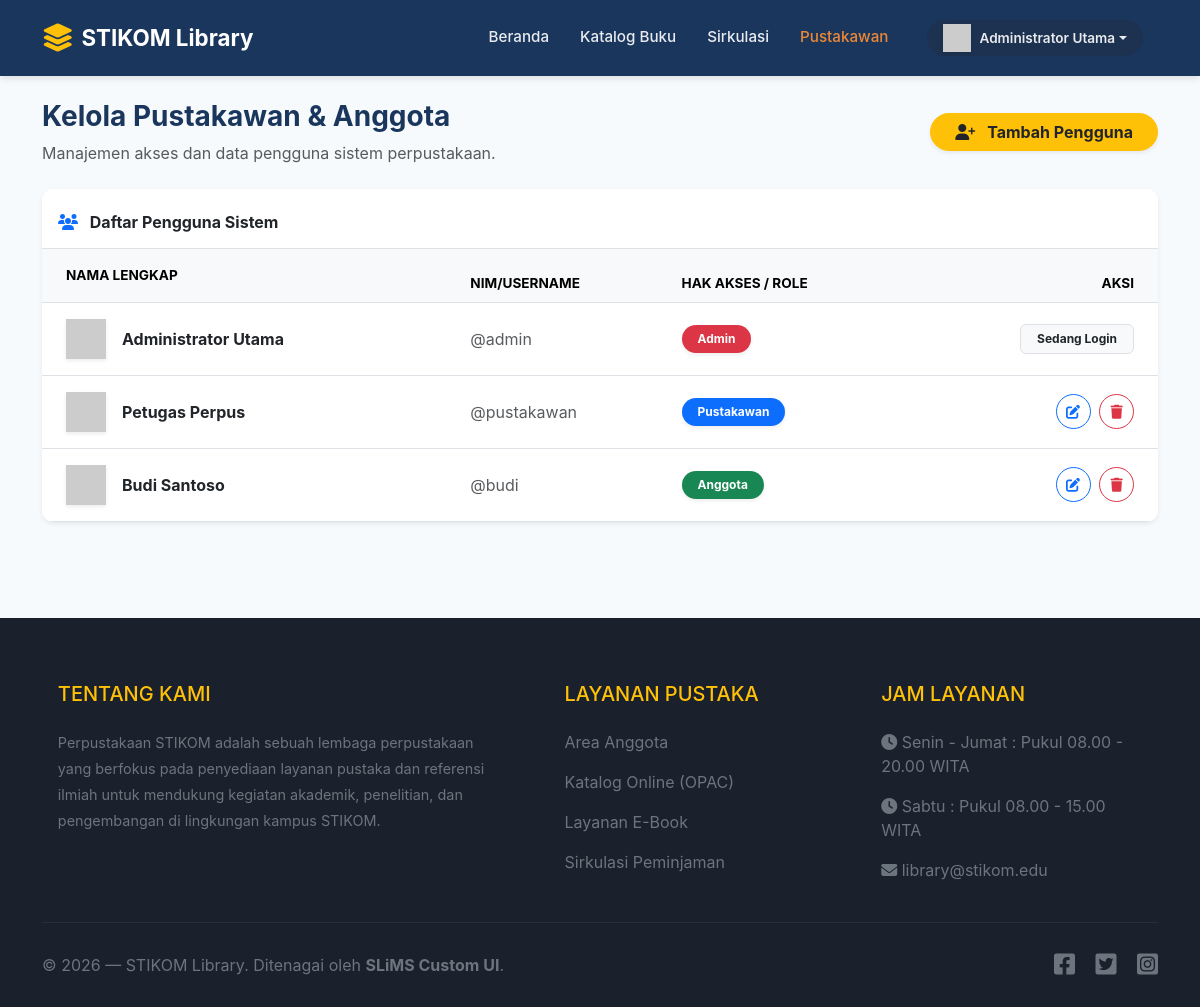
Before: /pengguna.php (signed in) with the older database file.
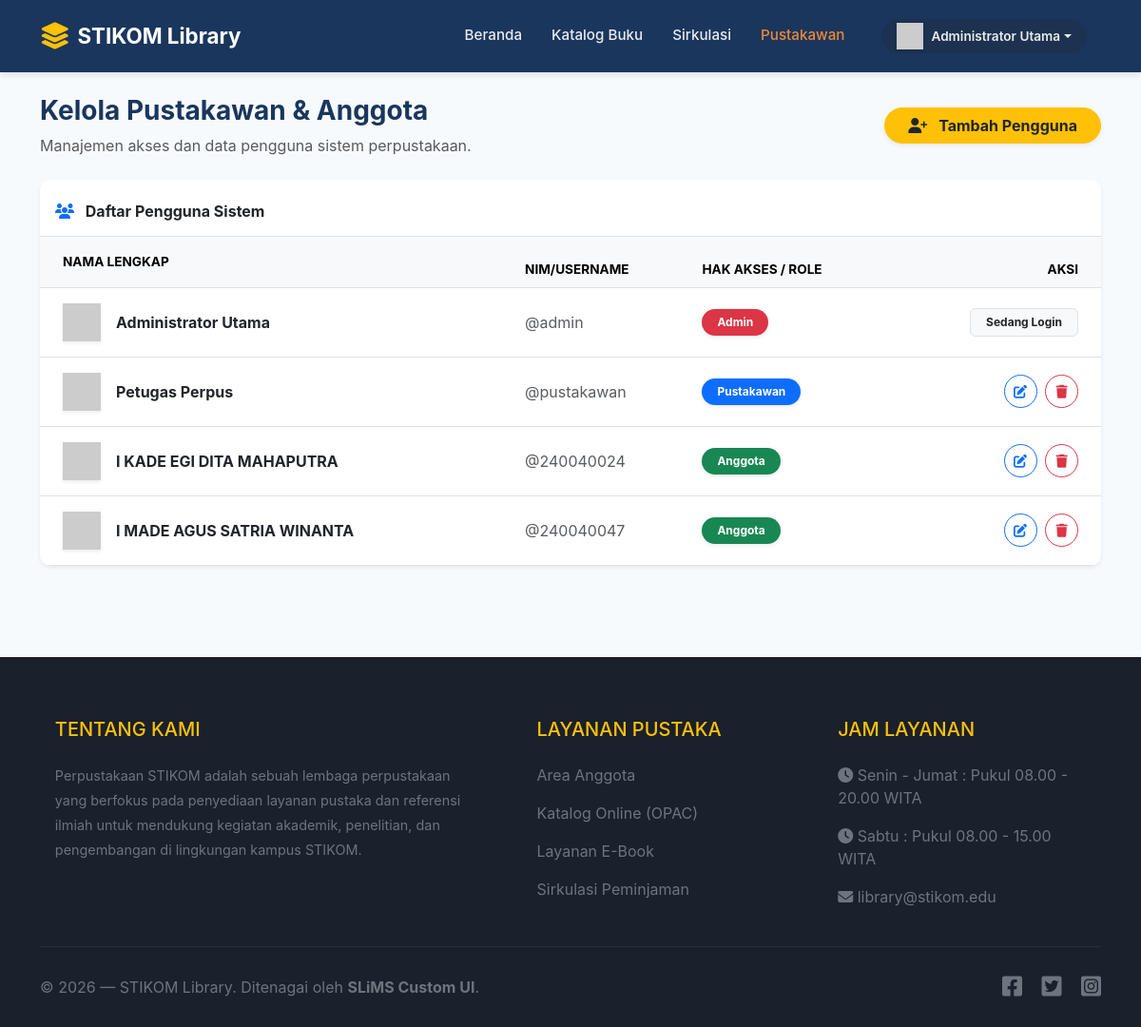
After: the same page with the newer database file.
### tables this page shows
CREATE TABLE users (
    id INTEGER PRIMARY KEY AUTOINCREMENT, username TEXT UNIQUE, 
    password TEXT, nama_lengkap TEXT, role TEXT
, email TEXT);

### config.php (called while the page is built, shortened)
<?php
function isLoggedIn() {
    return isset($_SESSION['user_id']);
}
function hasRole($roles) {
    return isLoggedIn() && in_array($_SESSION['role'], (array)$roles);
}
?>

### pengguna.php (the view, shortened to what this page needs)
<?php
require_once 'config.php';
$users = $pdo->query("SELECT * FROM users")->fetchAll();
include 'header.php';
?>
<div class="container mt-4 mb-5">
    <div class="d-flex justify-content-between align-items-center mb-4">
        <div>
            <h3 class="fw-bold" style="color: var(--primary-color);">Kelola Pustakawan & Anggota</h3>
            <p class="text-muted mb-0">Manajemen akses dan data pengguna sistem perpustakaan.</p>
        </div>
        <button class="btn btn-warning fw-bold text-dark rounded-pill px-4 shadow-sm" data-bs-toggle="modal" data-bs-target="#addUserModal">
            <i class="fas fa-user-plus me-2"></i> Tambah Pengguna
        </button>
    </div>
    <div class="card border-0 shadow-sm overflow-hidden" style="border-radius: 12px;">
        <div class="card-header bg-white border-bottom p-3 pt-4">
            <h6 class="mb-0 fw-bold"><i class="fas fa-users text-primary me-2"></i> Daftar Pengguna Sistem</h6>
        </div>
        <div class="card-body p-0">
            <div class="table-responsive">
                <table class="table table-hover align-middle mb-0">
                    <thead class="table-light text-muted" style="font-size: 0.85rem; text-transform: uppercase;">
                        <tr>
                            <th class="ps-4 py-3">Nama Lengkap</th>
                            <th>NIM/Username</th>
                            <th>Hak Akses / Role</th>
                            <th class="text-end pe-4">Aksi</th>
                        </tr>
                    </thead>
                    <tbody>
                        <?php foreach($users as $u): ?>
                        <tr>
                            <td class="ps-4 py-3">
                                <div class="d-flex align-items-center">
                                    <img src="https://ui-avatars.com/api/?name=<?= urlencode($u['nama_lengkap']) ?>&background=random&color=fff&rounded=true" width="40" height="40" class="me-3 shadow-sm">
                                    <div class="fw-bold text-dark"><?= htmlspecialchars($u['nama_lengkap']) ?></div>
                                </div>
                            </td>
                            <td><span class="text-muted">@<?= htmlspecialchars($u['username']) ?></span></td>
                            <td>
                                <?php
                                    $bg = 'bg-secondary';
                                    if($u['role'] == 'Admin') $bg = 'bg-danger';
                                    if($u['role'] == 'Pustakawan') $bg = 'bg-primary';
                                    if($u['role'] == 'Anggota') $bg = 'bg-success';
                                ?>
                                <span class="badge <?= $bg ?> rounded-pill px-3 py-2 shadow-sm"><?= $u['role'] ?></span>
                            </td>
                            <td class="text-end pe-4">
                                <?php if($u['id'] != $_SESSION['user_id']): ?>
                                <button class="btn btn-sm btn-outline-primary rounded-circle me-1 edit-btn" style="width: 35px; height: 35px;"
                                        data-id="<?= $u['id'] ?>"
                                        data-nama="<?= htmlspecialchars($u['nama_lengkap']) ?>"
                                        data-username="<?= htmlspecialchars($u['username']) ?>"
                                        data-role="<?= $u['role'] ?>"
                                        data-bs-toggle="modal"
                                        data-bs-target="#editUserModal">
                                    <i class="fas fa-edit"></i>
                                </button>
                                <form method="POST" class="d-inline">
                                    <button class="btn btn-sm btn-outline-danger rounded-circle" style="width: 35px; height: 35px;" onclick="return confirm('Yakin ingin menghapus pengguna ini?')">
                                        <i class="fas fa-trash"></i>
                                    </button>
                                </form>
                                <?php else: ?>
                                    <span class="badge bg-light text-dark border px-3 py-2">Sedang Login</span>
                                <?php endif; ?>
                            </td>
                        </tr>
                        <?php endforeach; ?>
                    </tbody>
                </table>
            </div>
        </div>
    </div>
</div>
<?php include 'footer.php'; ?>

### header.php (shortened to what this page needs)
<!DOCTYPE html>
<html lang="id">
<head>
    <link href="https://cdn.jsdelivr.net/npm/bootstrap@5.3.0/dist/css/bootstrap.min.css" rel="stylesheet">
    <link rel="stylesheet" href="https://cdnjs.cloudflare.com/ajax/libs/font-awesome/6.4.0/css/all.min.css">
</head>
<body>
<?php
$current_page = basename($_SERVER['PHP_SELF']);
$is_home = ($current_page == 'index.php' && !isset($_GET['p']));
?>
<nav class="navbar navbar-expand-lg <?= $is_home ? '' : 'bg-solid' ?>" id="mainNavbar">
    <div class="container">
        <a class="navbar-brand d-flex align-items-center" href="index.php">
            <i class="fas fa-layer-group fa-lg me-2 text-warning"></i>
            STIKOM Library
        </a>
        <div class="collapse navbar-collapse" id="navbarNav">
            <ul class="navbar-nav ms-auto mb-2 mb-lg-0 align-items-center">
                <li class="nav-item">
                    <a class="nav-link <?= $is_home ? 'active' : '' ?>" href="index.php">Beranda</a>
                </li>
                <li class="nav-item">
                    <a class="nav-link <?= $current_page == 'buku.php' ? 'active' : '' ?>" href="buku.php">Katalog Buku</a>
                </li>
                <?php if (isLoggedIn()): ?>
                    <li class="nav-item">
                        <a class="nav-link <?= $current_page == 'peminjaman.php' ? 'active' : '' ?>" href="peminjaman.php">
                            <?= hasRole(['Admin', 'Pustakawan']) ? 'Sirkulasi' : 'Area Anggota' ?>
                        </a>
                    </li>
                    <?php if (hasRole('Admin')): ?>
                    <li class="nav-item">
                        <a class="nav-link <?= $current_page == 'pengguna.php' ? 'active' : '' ?>" href="pengguna.php">Pustakawan</a>
                    </li>
                    <?php endif; ?>
                    <li class="nav-item ms-3">
                        <div class="dropdown">
                            <a class="nav-link dropdown-toggle text-white d-flex align-items-center bg-dark bg-opacity-25 rounded-pill px-3 py-1" href="#" data-bs-toggle="dropdown">
                                <img src="https://ui-avatars.com/api/?name=<?= urlencode($_SESSION['nama_lengkap']) ?>&background=ed8936&color=fff&rounded=true" width="28" height="28" class="me-2 shadow-sm">
                                <span style="font-size: 0.85rem; font-weight: 600;"><?= $_SESSION['nama_lengkap'] ?></span>
                            </a>
                        </div>
                    </li>
                <?php endif; ?>
            </ul>
        </div>
    </div>
</nav>
<div class="main-content">

### footer.php (shortened to what this page needs)
</div>
<footer class="text-light pt-5 pb-4 mt-5" style="background-color: #1a202c;">
    <div class="container text-md-left">
        <div class="row text-md-left">
            <div class="col-md-5 col-lg-5 col-xl-5 mx-auto mt-3">
                <h5 class="text-uppercase mb-4 font-weight-bold text-warning">Tentang Kami</h5>
                <p class="text-secondary" style="font-size: 0.9rem; line-height: 1.8;">
                    Perpustakaan STIKOM adalah sebuah lembaga perpustakaan yang berfokus pada penyediaan layanan pustaka dan referensi ilmiah untuk mendukung kegiatan akademik, penelitian, dan pengembangan di lingkungan kampus STIKOM.
                </p>
            </div>
            <div class="col-md-3 col-lg-3 col-xl-3 mx-auto mt-3">
                <h5 class="text-uppercase mb-4 font-weight-bold text-warning">Layanan Pustaka</h5>
                <p><a href="#" class="text-secondary" style="text-decoration: none;">Area Anggota</a></p>
                <p><a href="buku.php" class="text-secondary" style="text-decoration: none;">Katalog Online (OPAC)</a></p>
                <p><a href="#" class="text-secondary" style="text-decoration: none;">Layanan E-Book</a></p>
                <p><a href="#" class="text-secondary" style="text-decoration: none;">Sirkulasi Peminjaman</a></p>
            </div>
            <div class="col-md-4 col-lg-3 col-xl-3 mx-auto mt-3">
                <h5 class="text-uppercase mb-4 font-weight-bold text-warning">Jam Layanan</h5>
                <p class="text-secondary"><i class="fas fa-clock mr-3"></i> Senin - Jumat : Pukul 08.00 - 20.00 WITA</p>
                <p class="text-secondary"><i class="fas fa-clock mr-3"></i> Sabtu : Pukul 08.00 - 15.00 WITA</p>
                <p class="text-secondary"><i class="fas fa-envelope mr-3"></i> library@stikom.edu</p>
            </div>
        </div>
        <hr class="mb-4 mt-4" style="border-color: #4a5568;">
        <div class="row align-items-center">
            <div class="col-md-7 col-lg-8">
                <p class="text-secondary mb-0">
                    © <?= date('Y') ?> — STIKOM Library. Ditenagai oleh <b>SLiMS Custom UI</b>.
                </p>
            </div>
            <div class="col-md-5 col-lg-4 text-md-end">
                <a href="#" class="text-secondary me-3" style="font-size: 1.5rem;"><i class="fab fa-facebook-square"></i></a>
                <a href="#" class="text-secondary me-3" style="font-size: 1.5rem;"><i class="fab fa-twitter-square"></i></a>
                <a href="#" class="text-secondary" style="font-size: 1.5rem;"><i class="fab fa-instagram-square"></i></a>
            </div>
        </div>
    </div>
</footer>
</body>
</html>

### header.php (style rules this page uses)
:root { --primary-color: #1a365d; --secondary-color: #ed8936; --bg-color: #f7fafc; }
body { background-color: var(--bg-color); font-family: -apple-system, BlinkMacSystemFont, "Segoe UI", Roboto, "Helvetica Neue", Arial, sans-serif; display: flex; flex-direction: column; min-height: 100vh; }
.navbar { background-color: transparent; padding: 1.5rem 0; transition: all 0.3s ease; position: absolute; width: 100%; z-index: 10; }
.navbar.bg-solid { background-color: var(--primary-color) !important; padding: 1rem 0; box-shadow: 0 4px 6px -1px rgba(0, 0, 0, 0.1); position: sticky; top: 0; }
.navbar-brand { font-weight: 700; font-size: 1.4rem; color: white !important; }
.nav-link { color: rgba(255,255,255,0.9) !important; font-weight: 500; font-size: 0.95rem; margin-right: 15px; transition: all 0.3s; }
.nav-link:hover, .nav-link.active { color: var(--secondary-color) !important; }
.main-content { flex: 1; }
.card { border-radius: 10px; box-shadow: 0 4px 6px rgba(0,0,0,0.05); border: none; }

Changed rows visible on the page:
removed users: nama_lengkap "Budi Santoso", username "budi", role "Anggota"
added users: nama_lengkap "I KADE EGI DITA MAHAPUTRA", username "240040024", role "Anggota"
added users: nama_lengkap "I MADE AGUS SATRIA WINANTA", username "240040047", role "Anggota"
